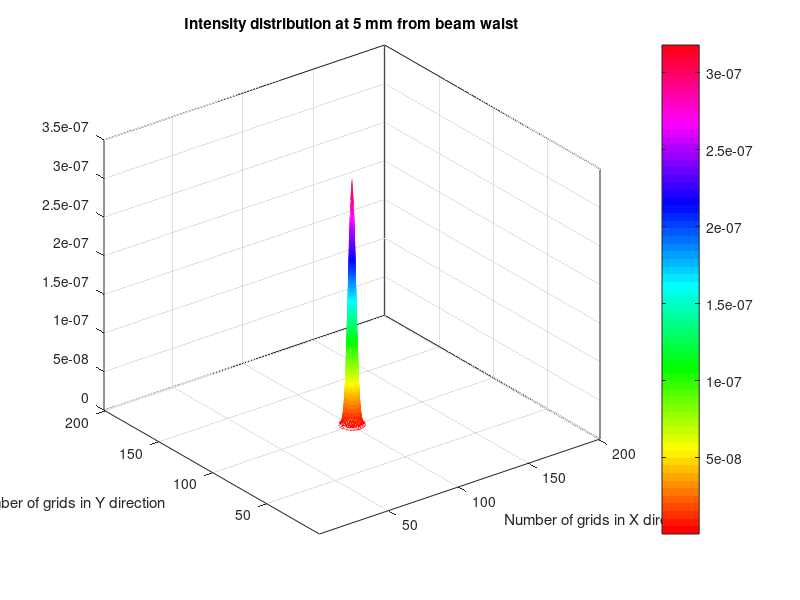
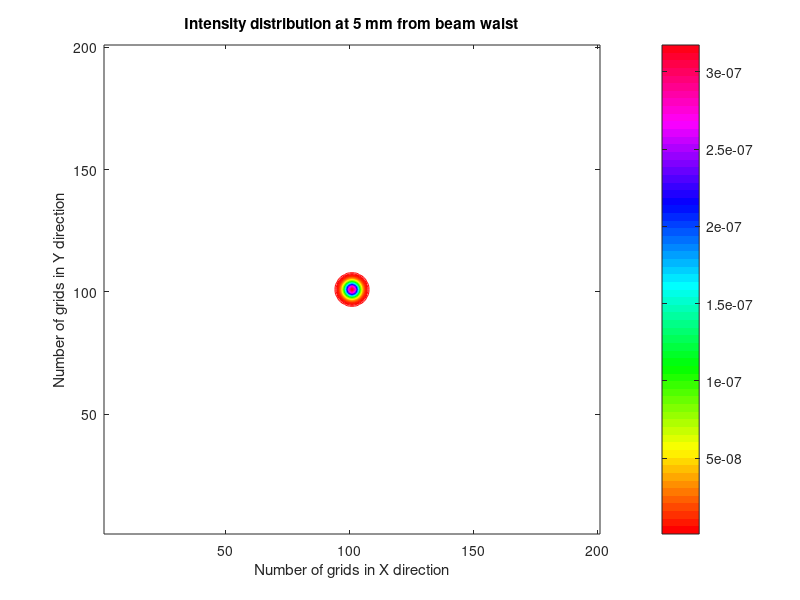

Here is the MATLAB script that generated these plots, in order: (Note: this script raises an error after producing the figures.)
%% Gaussian Profile
clc;
E=input('Energy of each pulse in mJ:\n');
t=input('Pulse duration in ns:\n');
L=input('Wavelength of Laser Light in nm:\n');
M=input('Beam Quality Factor:\n');
f=input('Focal distance in mm:\n');
D=input('Beam diameter in mm:\n');
Z=input('Wave impedance in ohm:\n');
n0=input('Refractive index of the medium\n');
w0=((2*f*10^-3*L*10^-9*M)/(pi*10*D*10^-3));
d0=2*w0*10^6;
fprintf('The Spot Size = %.6f micro-meter\n',d0);
E0=sqrt((2*(E*10^6/t)/(pi*w0^2))/(3*10^8*n0^-1*8.854*10^-12));
fprintf('Electric field amplitude = %.6f V/m \n',E0);
z0=(pi/(L*M))*10^9*w0^2*n0;
Rd=z0*1000;
fprintf('Rayleigh Distance = %.6f mm\n',Rd);
P=(0.5*(E0)^2*n0*pi*w0^2)/(2*Z);
fprintf('Total power crossing any plane = %.6f W\n',P);
[x,y]=meshgrid(-0.0001:0.000001:0.0001);
k=(2*pi)/(L*10^-9);
z=input('Distance of the plane from the beam waist in mm:(hint:more close non zero values will provide approximately the beam waist)\n');
z=z./1000;
w=w0*sqrt(1+(z/z0).^2);
fprintf('Beam Diameter = %.6f mm \n',2*w*1000);
FWHM=sqrt(2*log(2)).*w*1000;
fprintf('The Full Width at Half Maximum (FWHM) = %.6f mm\n',FWHM);
R=z.*(1+(z0/z).^2);
fprintf('Radius of Curvature = %.6f mm\n',R*1000);
E=(w0./w).*exp(-(x.^2+y.^2)/(w).^2).*exp(-(k.*(x.^2+y.^2))/(2.*R));
Ia=(2*P/(pi*w.^2))*exp(-(2.*(x.^2+y.^2))/(w.^2));
I=(2*P/(pi*w.^2))*exp(-(2.*(x.^2+y.^2))/(w.^2))*10^-13*0.73888;
figure(1);
contour3(E,1000);
xlabel('Number of grids in X direction');
ylabel('Number of grids in Y direction');
colorbar;
colormap hsv;
title(['Intensity distribution at ',num2str(z.*1000),' mm from beam waist']);
figure(2);
contour(E,300);
xlabel('Number of grids in X direction');
ylabel('Number of grids in Y direction');
colorbar;
colormap hsv;
title(['Intensity distribution at ',num2str(z.*1000),' mm from beam waist']);
figure(3);
plot(x,E);
xlabel('Number of grids in X direction');
ylabel('Intensity Distribution');
title(['Intensity distribution at ',num2str(z.*1000),' mm from beam waist']);
figure(4);
plot(x,I);
xlabel('Number of grids in X direction');
ylabel('Power Distribution (GW/cm^2)');
title(['Power distribution at ',num2str(z.*1000),' mm from beam waist']);
%% End of MATLAB Program